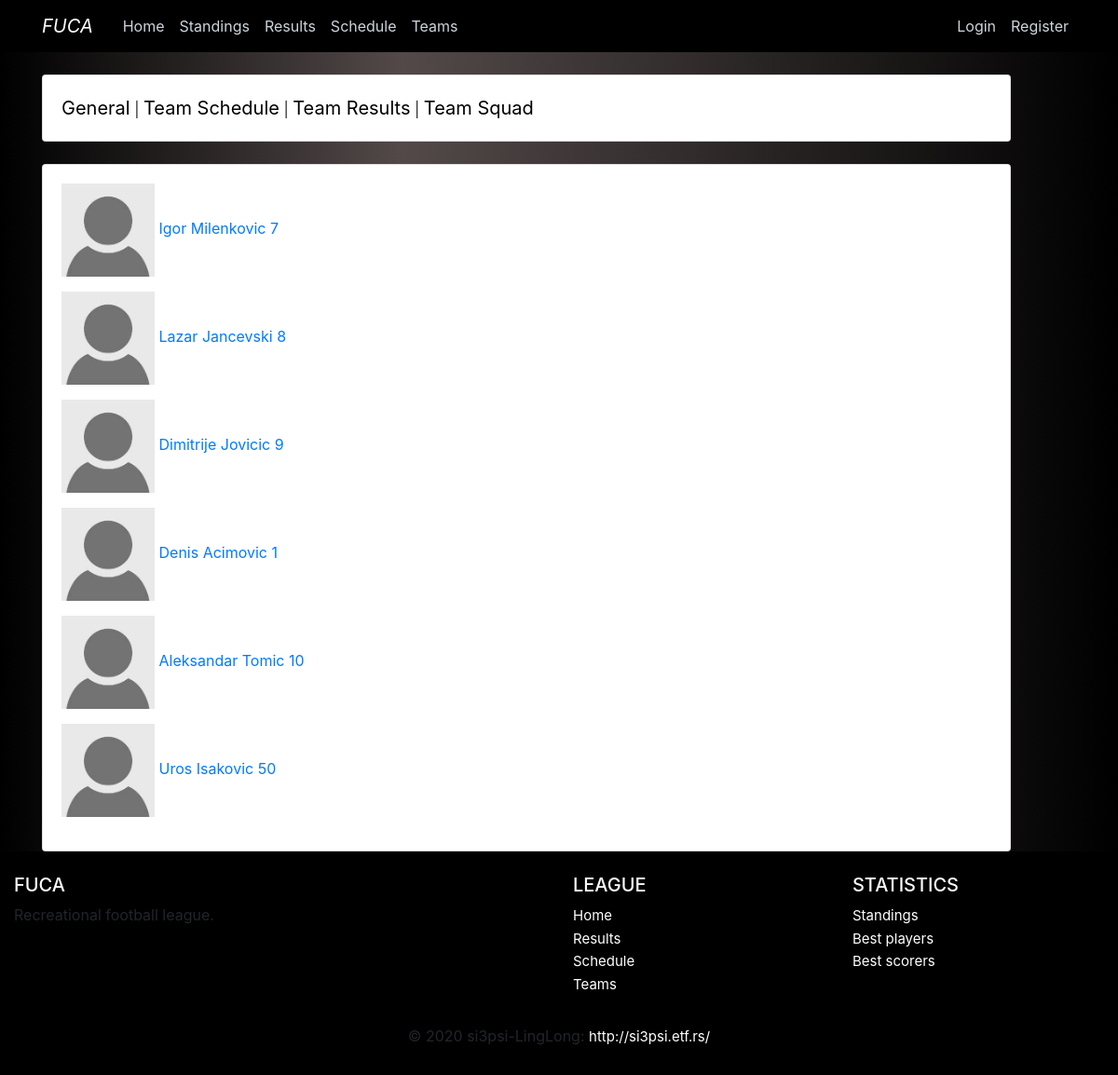
Page /teams/squad/1 on the earlier database version.
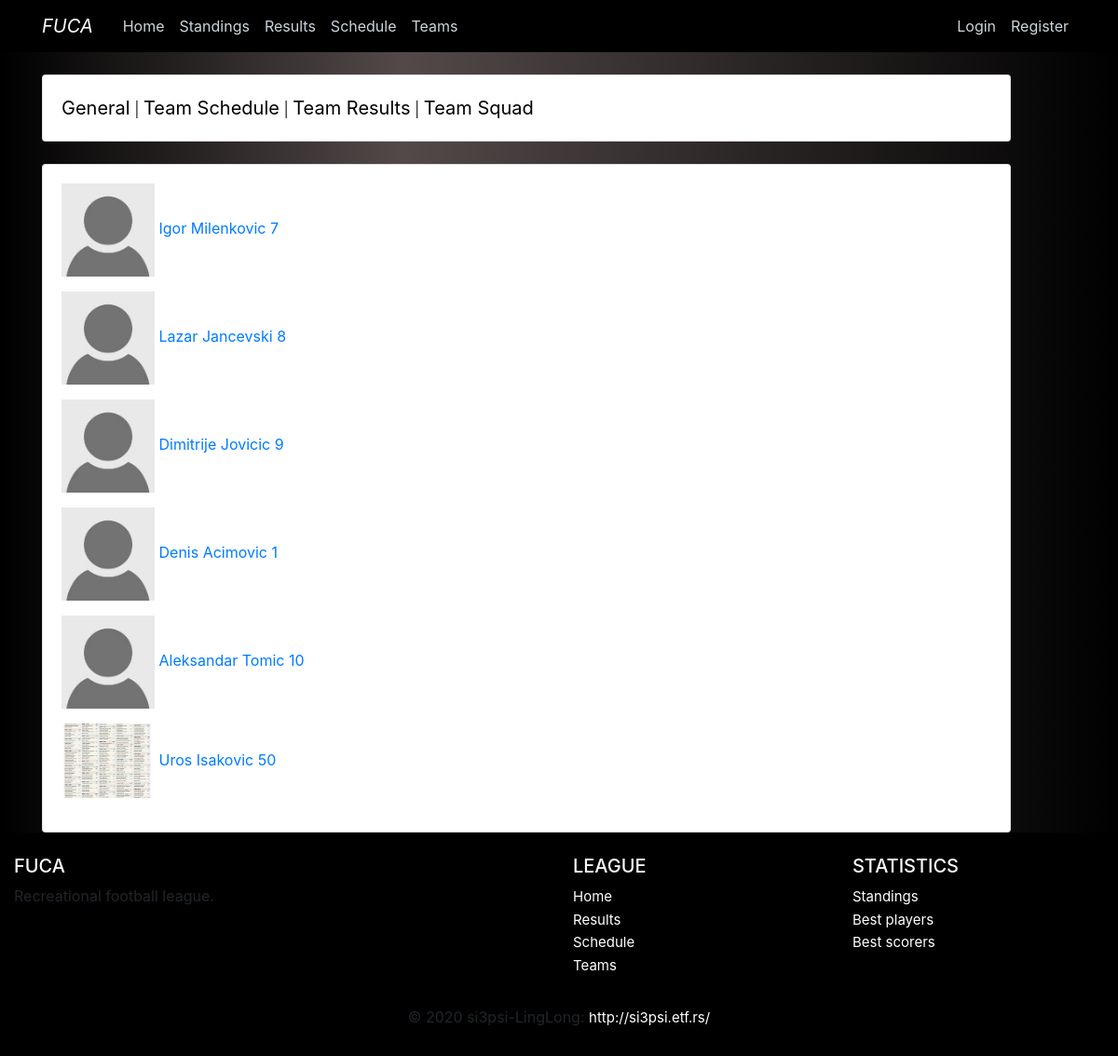
Same page on the later database version.
### fuca/models.py (models this page shows, shortened)
class Player(db.Model, UserMixin):
    __tablename__ = 'player'
    id          = db.Column(db.Integer,     primary_key=True)
    name        = db.Column(db.String(100), nullable=False)
    birthdate   = db.Column(db.DateTime,    nullable=False)
    number      = db.Column(db.Integer,     nullable=False)
    image       = db.Column(db.String(20),  nullable=False, default='default.jpg')
    email       = db.Column(db.String(120), unique=True,    nullable=False)
    password    = db.Column(db.String(200))
    registered  = db.Column(db.Boolean, default=False)
    is_admin    = db.Column(db.Boolean, default=False)
    team_id     = db.Column(db.Integer, db.ForeignKey('team.id'), nullable=False)
    statistics  = db.relationship('Statistics', backref='player', lazy=True)

### fuca/teams/routes.py (the view)
@teams.route("/squad/<int:id>")
def teamsquad(id):
    Team.query.get_or_404(id)
    players = Player.query.filter_by(team_id=id).all()
    for player in players:
        player.image = url_for('static', filename='images/players/{}'.format(player.image))
    return render_template('team/team-squad.html', players=players, id=id, title='Team Squad')

### fuca/templates/team/team-squad.html
{% extends 'team/team-layout.html' %}
{% block team_content %}
    {% for player in players %}
        <p>
            <a href="{{ url_for('main.player', id=player.id)}}">
                <img src="{{ player.image }}" width="100"> {{ player.name }} {{ player.number }}
            </a>
        </p>
    {% endfor %}
{% endblock team_content %}

### fuca/templates/team/team-layout.html
{% extends 'home/layout.html' %}
{% block content %}
<div class="card" style="width: 65rem;">
    <div class="card-body">
    <a href="{{ url_for('teams.team', id=id)}}" class="customLink">General</a> |
    <a href="{{ url_for('teams.teamschedule', id=id)}}" class="customLink">Team Schedule</a> |
    <a href="{{ url_for('teams.teamresults', id=id)}}" class="customLink">Team Results</a> |
    <a href="{{ url_for('teams.teamsquad', id=id)}}" class="customLink">Team Squad</a>
    </div>
</div>
<br>
<div class="card" style="width: 65rem;">
    <div class="card-body">
    {% block team_content %}
    {% endblock team_content %}
    </div>
</div>
{% endblock content %}

### fuca/templates/home/layout.html (shortened to what this page needs)
<!DOCTYPE html>
<html>
    <head>
        <link   rel="stylesheet"
                href="https://maxcdn.bootstrapcdn.com/bootstrap/4.0.0/css/bootstrap.min.css"
>
        <link rel="stylesheet" type="text/css" href="{{ url_for('static', filename='main.css') }}">
    </head>
    <body class="dark-background">
        <div id="page-container">
            <div id="content-wrap">
        <header class="site-header">
            <nav class="navbar navbar-expand-md  navbarcolor fixed-top">
                <div class="container">
                    <a class="navbar-brand mr-4 fucalogo" href="/"><i>FUCA</i></a>
                    <div class="collapse navbar-collapse" id="navbarToggle">
                        <div class="navbar-nav mr-auto">
                            <a class="nav-item nav-link" href="{{ url_for('main.home') }}"> Home</a>
                            <a class="nav-item nav-link" href="{{ url_for('standings.standings') }}"> Standings </a>
                            <a class="nav-item nav-link" href="{{ url_for('main.results') }}"> Results </a>
                            <a class="nav-item nav-link" href="{{ url_for('main.schedule') }}"> Schedule </a>
                            <a class="nav-item nav-link" href="{{ url_for('main.teams') }}"> Teams </a>
                        </div>
                        <div class="navbar-nav">
                            {% if current_user.is_authenticated and current_user.is_admin %}
                                <a class="nav-item nav-link" href="{{ url_for('adminhome.admin') }}">Admin page</a>
                                <a class="nav-item nav-link" href="{{ url_for('users.account') }}">Admin Account</a>
                                <a class="nav-item nav-link" href="{{ url_for('users.logout') }}">Logout</a>
                            {% elif current_user.is_authenticated %}
                                <a class="nav-item nav-link" href="{{ url_for('users.myteam') }}">My Team</a>
                                <a class="nav-item nav-link" href="{{ url_for('users.account') }}">My Account</a>
                                <a class="nav-item nav-link" href="{{ url_for('users.logout') }}">Logout</a>
                            {% else %}
                                <a class="nav-item nav-link" href="{{ url_for('users.login') }}">Login</a>
                                <a class="nav-item nav-link" href="{{ url_for('users.register') }}">Register</a>
                            {% endif %}
                        </div>
                    </div>
                </div>
            </nav>
        </header>
        <main role="main" class="container">
            <div class="row">
                <div class="col-md-8">
                    {% block content %}{% endblock %}
                </div>
            </div>
        </main>
        </div>
        <footer id="footer" class="page-footer font-small blue pt-4 navbarcolor">
            <div class="container-fluid text-center text-md-left">
                <div class="row">
                    <div class="col-md-6 mt-md-0 mt-3">
                        <h5 class="text-uppercase text-light">FUCA</h5>
                        <p>Recreational football league.</p>
                    </div>
                    <div class="col-md-3 mb-md-0 mb-3">
                        <h5 class="text-uppercase text-light">League</h5>
                        <ul class="list-unstyled">
                            <li>
                                <a class="whitelink"href="{{ url_for('main.home') }}">Home</a>
                            </li>
                            <li>
                                <a class="whitelink"href="{{ url_for('main.results') }}">Results</a>
                            </li>
                            <li>
                                <a class="whitelink" href="{{ url_for('main.schedule') }}">Schedule</a>
                            </li>
                            <li>
                                <a class="whitelink" href="{{ url_for('main.teams') }}">Teams</a>
                            </li>
                        </ul>
                    </div>
                    <div class="col-md-3 mb-md-0 mb-3">
                        <h5 class="text-uppercase text-light">Statistics</h5>
                        <ul class="list-unstyled">
                            <li>
                                <a class="whitelink" href="{{ url_for('standings.standings') }}">Standings</a>
                            </li>
                            <li>
                                <a class="whitelink" href="{{ url_for('standings.bestplayers') }}">Best players</a>
                            </li>
                            <li>
                                <a class="whitelink" href="{{ url_for('standings.bestscorers') }}">Best scorers</a>
                            </li>
                        </ul>
                    </div>
                </div>
            </div>
            <div class="footer-copyright text-center py-3">© 2020 si3psi-LingLong:
                <a class="whitelink" href="http://si3psi.etf.rs/"> http://si3psi.etf.rs/ </a>
            </div>
        </footer>
    </div>
    </body>
</html>

### fuca/static/main.css (style rules this page uses)
body { margin-top: 5rem; }
#page-container { position: relative; min-height: 100vh; }
#content-wrap { padding-bottom: 15rem; }
#footer { position: absolute; bottom: 0; width: 100%; height: 15rem; }
h1, h2, h3, h4, h5, h6 { color: #444444; }
a:link { text-decoration: none; }
.customLink, .customLink:hover { color:black; text-decoration: none; font-size: 20px; }
.whitelink, .whitelink:hover { color:white; text-decoration: none; font-size: 15px; }
.fucalogo { color:white; }
.navbarcolor { background: rgb(0,0,0); }
.dark-background { background: rgb(0,0,0); background: linear-gradient(90deg, rgba(0,0,0,1) 0%, rgba(83,73,73,1) 36%, rgba(0,0,0,1) 100%); }
.site-header .navbar-nav .nav-link { color: #cbd5db; }

Differences in the rows shown:
changed Player "Uros Isakovic": image: picture added in place of a placeholder
